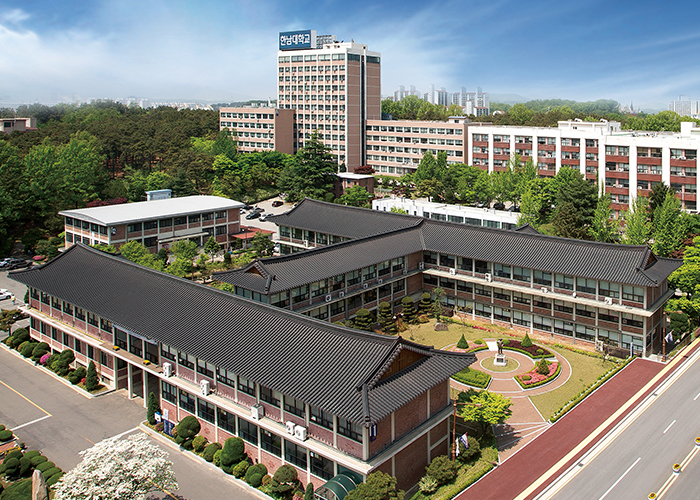
#> input picture 2022-11-01/images/background.jpg, 700 x 500 px, found by its file name
$ python elements6_2_3.py
#> lines starting #> are read from the running program, lines starting #| are printed output that depends on the picture
import matplotlib.pyplot as plt, cv2

image = cv2.imread('D:/github/OpenCV-Python/2022-11-01/images/background.jpg', cv2.IMREAD_COLOR)
#> image is the input picture: shape (500, 700, 3); mean B, G, R 119.7, 127.7, 126.2
image = cv2.cvtColor(image, cv2.COLOR_BGR2GRAY)
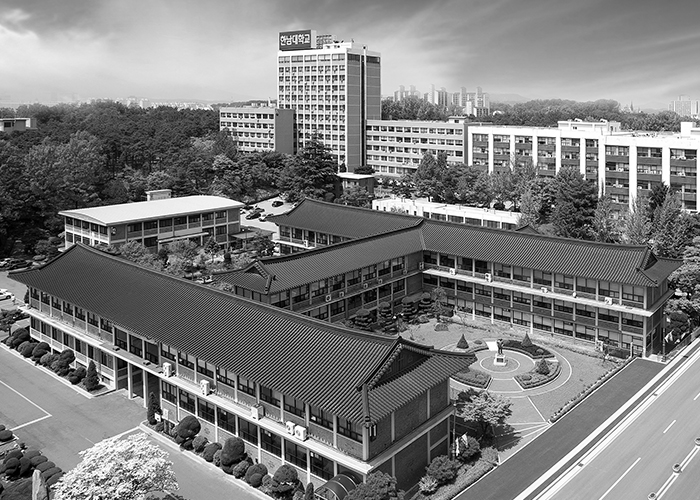
#> image: shape (500, 700); min 0, max 255, mean 126.3

# opencv함수 이용(saturation 방식)
dst1 = cv2.add(image, 100)
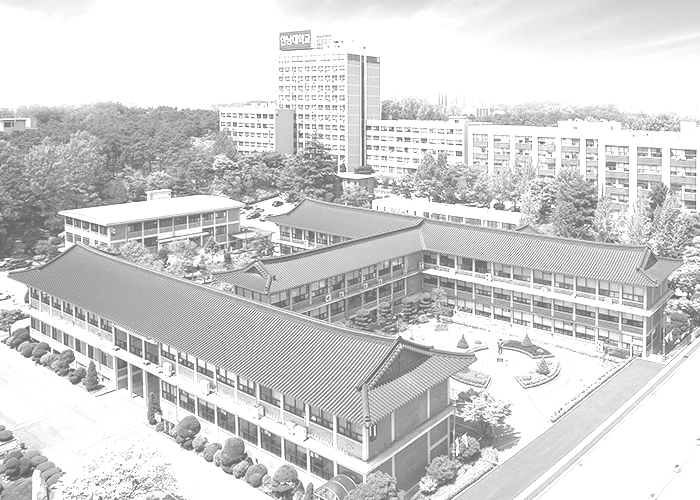
#> dst1: shape (500, 700); min 100, max 255, mean 210.9
dst2 = cv2.subtract(image, 100)
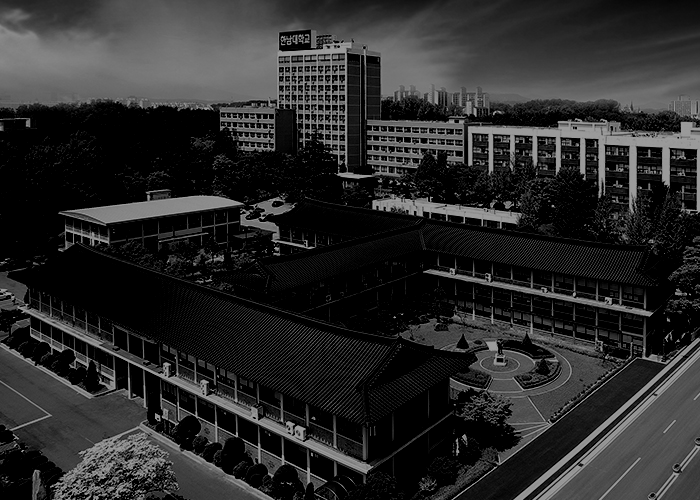
#> dst2: shape (500, 700); min 0, max 155, mean 42.4

# numpy함수 이용(modulo 방식)
dst3 = image + 100
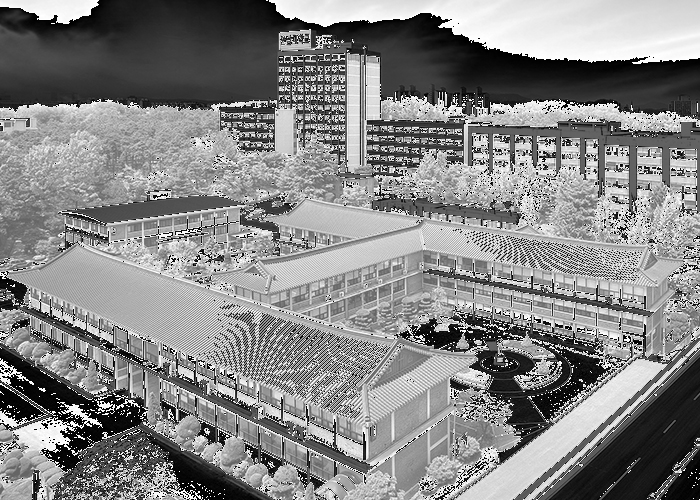
#> dst3: shape (500, 700); min 0, max 255, mean 133.4
dst4 = image - 100
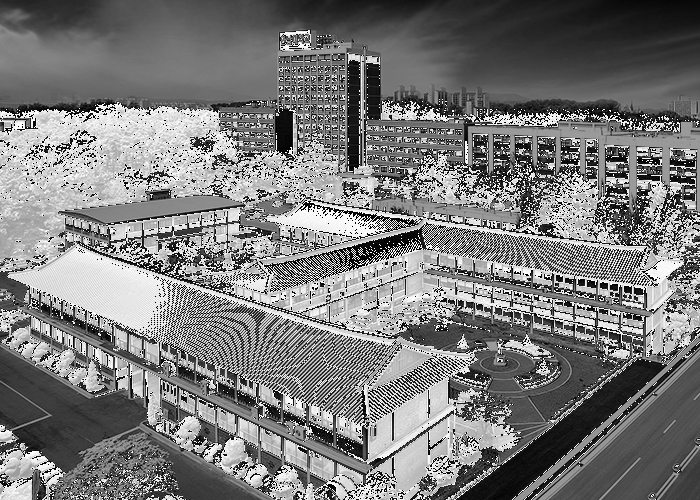
#> dst4: shape (500, 700); min 0, max 255, mean 123

plt.figure(figsize=(5, 4))
plt.title('origin_image')
plt.axis('off')
plt.imshow(image, cmap='gray')

titles = ['dst1', 'dst2', 'dst3', 'dst4']
plt.figure(figsize=(10, 8))
for idx, title in enumerate(titles):
    plt.subplot(2, 2, idx+1)
    plt.title(title)
    plt.axis('off')
    plt.imshow(eval(title), cmap='gray')
plt.show()
